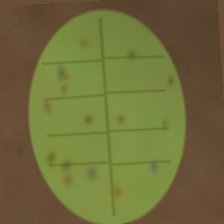
#> input picture ConvGeM-NeXt/data/BalancedPV/Apple___Apple_scab/024.jpg, 224 x 224 px; its folder holds only this picture in this run
$ python create_balanced_dataset.py
#> lines starting #> are read from the running program, lines starting #| are printed output that depends on the picture
### ConvGeM-NeXt/create_realistic_dataset.py
"""
create_realistic_dataset.py — Harder synthetic PlantVillage-style set.

Every class uses the same ellipse leaf, vein layout, and soil background.
Class identity is a subtle lesion cue whose parameters overlap related
diseases (early blight vs late blight vs target spot, bacterial spots,
mildews, rusts, yellowing viruses). Per-image lighting, blur, shadow,
clutter, and pose vary widely. Images are synthetic — not PlantVillage
photos — and carry no painted class name and no label noise.

    data/RealisticPV/<38 official PlantVillage class folders>/*.jpg

Usage:
    python create_realistic_dataset.py
    python create_realistic_dataset.py --images_per_class 40 --force
"""

from __future__ import annotations

import argparse
import math
import shutil
from pathlib import Path
from typing import Dict, Optional, Tuple

import numpy as np
from PIL import Image, ImageFilter

from create_sample_test_dataset import PLANTVILLAGE_CLASSES


CANONICAL_NAME = "RealisticPV"
DEFAULT_IMAGES_PER_CLASS = 40
DEFAULT_IMG_SIZE = 224

# Weak crop tint only. Offsets are a few degrees inside a shared green
# band and are smaller than per-image hue noise, so colour is not a
# reliable class id (unlike SampleTest, which spreads hues around the wheel).
_CROP_HUE_BIAS: Dict[str, float] = {
    "apple": 0.0,
    "blueberry": 5.0,
    "cherry": -3.0,
    "corn": -7.0,
    "grape": 6.0,
    "orange": -5.0,
    "peach": 2.0,
    "pepper": 4.0,
    "potato": -4.0,
    "raspberry": 3.0,
    "soybean": -6.0,
    "squash": -1.0,
    "strawberry": 7.0,
    "tomato": 1.0,
}
_CROP_VAL_BIAS: Dict[str, float] = {
    "apple": 0.00,
    "blueberry": -0.04,
    "cherry": 0.02,
    "corn": 0.03,
    "grape": -0.02,
    "orange": 0.02,
    "peach": 0.01,
    "pepper": 0.03,
    "potato": -0.03,
    "raspberry": 0.00,
    "soybean": 0.02,
    "squash": 0.04,
    "strawberry": -0.01,
    "tomato": 0.00,
}

# Lesion recipes. Ranges are intentionally wide and shared inside a family
# so a single image often looks legal for a neighbouring class.
# Keys: n, r (px), color (RGB 0-1), alpha, elongate, ring (halo probability),
# edge (margin bias 0-1), hue_shift (degrees added to leaf hue; negative
# moves green toward yellow), kind, light_center.
_Symptom = Dict[str, object]


def _sym(
    n: Tuple[int, int],
    r: Tuple[float, float],
    color: Tuple[float, float, float],
    alpha: float,
    elongate: float = 1.15,
    ring: float = 0.0,
    edge: float = 0.0,
    hue_shift: Tuple[float, float] = (0.0, 0.0),
    kind: str = "spots",
    light_center: bool = False,
) -> _Symptom:
    return {
        "n": n,
        "r": r,
        "color": color,
        "alpha": alpha,
        "elongate": elongate,
        "ring": ring,
        "edge": edge,
        "hue_shift": hue_shift,
        "kind": kind,
        "light_center": light_center,
    }


SYMPTOMS: Dict[str, _Symptom] = {
    # Olive-brown scab vs larger black rot vs orange rust — rust overlaps corn rust.
    "Apple___Apple_scab": _sym(
        (6, 14), (2.0, 4.4), (0.40, 0.36, 0.18), 0.46, elongate=1.3, ring=0.2, edge=0.2,
    ),
    "Apple___Black_rot": _sym(
        (2, 7), (4.0, 9.0), (0.18, 0.12, 0.09), 0.58, elongate=1.2, ring=0.25,
    ),
    "Apple___Cedar_apple_rust": _sym(
        (5, 13), (2.0, 4.6), (0.72, 0.42, 0.14), 0.52, elongate=1.05, ring=0.35, kind="rust",
    ),
    "Cherry_(including_sour)___Powdery_mildew": _sym(
        (12, 26), (2.0, 4.6), (0.82, 0.82, 0.78), 0.32, elongate=1.1, kind="mildew",
    ),
    # Gray elongated spots vs orange pustules vs long tan streaks.
    "Corn_(maize)___Cercospora_leaf_spot Gray_leaf_spot": _sym(
        (4, 9), (2.4, 4.5), (0.46, 0.42, 0.32), 0.48, elongate=2.8, ring=0.1,
    ),
    "Corn_(maize)___Common_rust_": _sym(
        (12, 26), (1.4, 3.2), (0.70, 0.40, 0.13), 0.50, elongate=1.1, ring=0.2, kind="rust",
    ),
    "Corn_(maize)___Northern_Leaf_Blight": _sym(
        (2, 5), (3.0, 5.5), (0.55, 0.40, 0.20), 0.50, elongate=4.4, kind="streak",
    ),
    "Grape___Black_rot": _sym(
        (4, 11), (2.2, 5.5), (0.20, 0.13, 0.10), 0.55, elongate=1.05, ring=0.65,
    ),
    "Grape___Esca_(Black_Measles)": _sym(
        (3, 7), (6.0, 12.0), (0.70, 0.64, 0.28), 0.36, elongate=2.2,
        hue_shift=(-14.0, -5.0), kind="mosaic",
    ),
    "Grape___Leaf_blight_(Isariopsis_Leaf_Spot)": _sym(
        (6, 13), (3.0, 6.5), (0.46, 0.28, 0.14), 0.48, elongate=1.25, ring=0.25,
    ),
    "Orange___Haunglongbing_(Citrus_greening)": _sym(
        (3, 6), (8.0, 16.0), (0.74, 0.68, 0.26), 0.40, elongate=1.4,
        hue_shift=(-18.0, -8.0), kind="mosaic",
    ),
    # Bacterial spots: nearly the same tiny dark lesions, slight count/colour shifts.
    "Peach___Bacterial_spot": _sym(
        (10, 22), (1.2, 2.6), (0.32, 0.14, 0.10), 0.55, elongate=1.05,
    ),
    "Pepper,_bell___Bacterial_spot": _sym(
        (9, 21), (1.3, 2.8), (0.38, 0.16, 0.11), 0.52, elongate=1.08,
    ),
    # Early / late / target: shared brown spots, small mean shifts in size and halo rate.
    "Potato___Early_blight": _sym(
        (4, 10), (3.4, 7.2), (0.48, 0.31, 0.15), 0.50, elongate=1.15, ring=0.40,
    ),
    "Potato___Late_blight": _sym(
        (3, 8), (5.2, 10.5), (0.32, 0.18, 0.10), 0.52, elongate=1.25, ring=0.12,
    ),
    "Squash___Powdery_mildew": _sym(
        (14, 30), (2.2, 5.0), (0.84, 0.84, 0.80), 0.36, elongate=1.15, kind="mildew",
    ),
    "Strawberry___Leaf_scorch": _sym(
        (7, 15), (2.6, 5.5), (0.44, 0.24, 0.12), 0.50, elongate=1.3, ring=0.15, edge=0.85,
    ),
    "Tomato___Bacterial_spot": _sym(
        (12, 24), (1.1, 2.5), (0.30, 0.12, 0.09), 0.56, elongate=1.02,
    ),
    "Tomato___Early_blight": _sym(
        (5, 11), (3.6, 7.6), (0.50, 0.32, 0.16), 0.50, elongate=1.12, ring=0.50,
    ),
    "Tomato___Late_blight": _sym(
        (3, 9), (5.0, 10.2), (0.34, 0.20, 0.11), 0.52, elongate=1.3, ring=0.18,
    ),
    "Tomato___Leaf_Mold": _sym(
        (4, 9), (5.5, 11.0), (0.68, 0.62, 0.30), 0.38, elongate=1.35,
        hue_shift=(-10.0, -3.0), kind="mildew",
    ),
    "Tomato___Septoria_leaf_spot": _sym(
        (10, 20), (1.8, 3.6), (0.40, 0.24, 0.12), 0.52, elongate=1.05, ring=0.75,
        light_center=True,
    ),
    "Tomato___Spider_mites Two-spotted_spider_mite": _sym(
        (28, 55), (0.7, 1.5), (0.76, 0.72, 0.46), 0.38, elongate=1.0, kind="stipple",
    ),
    "Tomato___Target_Spot": _sym(
        (6, 13), (2.6, 6.2), (0.50, 0.33, 0.16), 0.50, elongate=1.05, ring=0.82,
    ),
    "Tomato___Tomato_Yellow_Leaf_Curl_Virus": _sym(
        (3, 7), (6.0, 12.0), (0.74, 0.70, 0.30), 0.32, elongate=1.5,
        hue_shift=(-16.0, -6.0), kind="mosaic",
    ),
    "Tomato___Tomato_mosaic_virus": _sym(
        (5, 11), (5.0, 11.0), (0.62, 0.66, 0.28), 0.34, elongate=1.3,
        hue_shift=(-6.0, 2.0), kind="mosaic",
    ),
}

_HEALTHY_DUST: _Symptom = _sym(
    (0, 3), (1.0, 2.2), (0.36, 0.28, 0.16), 0.22, elongate=1.1, kind="spots",
)

_GRID_CACHE: Dict[int, Tuple[np.ndarray, np.ndarray]] = {}


def _assert_catalog() -> None:
    missing = [
        name for name in PLANTVILLAGE_CLASSES
        if "healthy" not in name.lower() and name not in SYMPTOMS
    ]
    extra = [name for name in SYMPTOMS if name not in PLANTVILLAGE_CLASSES]
    if missing or extra or len(PLANTVILLAGE_CLASSES) != 38:
        raise RuntimeError(f"Symptom catalog mismatch. missing={missing} extra={extra}")


_assert_catalog()


def _crop_key(class_name: str) -> str:
    head = class_name.split("___", 1)[0]
    head = head.split("(")[0].split(",")[0]
    return head.strip().lower()


# [248 lines left out: functions _hsv_to_rgb, _xy, _blend_gaussian, _sample_leaf_color, _paint_symptom, make_leaf_image, not called in this run]


def _count_jpegs(root: Path) -> int:
    return sum(1 for _ in root.rglob("*.jpg"))


# [72 lines left out: functions create_realistic_dataset, parse_args, main, not called in this run]


# [2 lines that do not run on import are left out]

### ConvGeM-NeXt/create_balanced_dataset.py
"""
create_balanced_dataset.py — Medium-difficulty synthetic PlantVillage-style set.

Between SampleTest (very separable hues) and RealisticPV (heavy overlap).
Leaf-on-soil look suitable for a viva demo; each class has learnable crop hue
bands plus distinct (but not cartoon) symptom patterns. Intra-class variation
(rotation, brightness, mild blur) is moderate — less than RealisticPV.

    data/BalancedPV/<38 official PlantVillage class folders>/*.jpg

Recommended training (RTX 4050, four-variant ablation ~1–2 h):
    python ablation_study.py --dataset balanced --epochs 12 --batch_size 32

Usage:
    python create_balanced_dataset.py
    python create_balanced_dataset.py --images_per_class 32 --force
    python create_balanced_dataset.py --skip_knn
"""

from __future__ import annotations

import argparse
import math
import shutil
from pathlib import Path
from typing import Dict, List, Optional, Tuple

import numpy as np
from PIL import Image, ImageFilter

from create_realistic_dataset import (
    _Symptom,
    _blend_gaussian,
    _crop_key,
    _hsv_to_rgb,
    _paint_symptom,
    _sym,
    _xy,
)
from create_sample_test_dataset import PLANTVILLAGE_CLASSES


CANONICAL_NAME = "BalancedPV"
DEFAULT_IMAGES_PER_CLASS = 32
DEFAULT_IMG_SIZE = 224

# Crop tint bands (learnable, ~45° spread — not the full SampleTest hue wheel).
_CROP_HUE: Dict[str, float] = {
    "apple": 86.0,
    "blueberry": 112.0,
    "cherry": 94.0,
    "corn": 122.0,
    "grape": 80.0,
    "orange": 108.0,
    "peach": 92.0,
    "pepper": 84.0,
    "potato": 118.0,
    "raspberry": 90.0,
    "soybean": 120.0,
    "squash": 104.0,
    "strawberry": 82.0,
    "tomato": 78.0,
}
_CROP_SAT_BIAS: Dict[str, float] = {
    "apple": 0.02,
    "blueberry": -0.04,
    "cherry": 0.0,
    "corn": 0.05,
    "grape": -0.02,
    "orange": 0.03,
    "peach": 0.01,
    "pepper": 0.04,
    "potato": -0.03,
    "raspberry": 0.0,
    "soybean": 0.03,
    "squash": 0.02,
    "strawberry": -0.01,
    "tomato": 0.02,
}

# Per-class lesion recipes — narrower ranges than RealisticPV; related diseases differ visibly.
BALANCED_SYMPTOMS: Dict[str, _Symptom] = {
    "Apple___Apple_scab": _sym(
        (10, 16), (2.2, 3.8), (0.42, 0.34, 0.16), 0.50, elongate=1.25, ring=0.25, edge=0.15,
    ),
    "Apple___Black_rot": _sym(
        (3, 6), (5.0, 8.5), (0.16, 0.10, 0.08), 0.60, elongate=1.15, ring=0.30,
    ),
    "Apple___Cedar_apple_rust": _sym(
        (8, 14), (2.4, 4.2), (0.74, 0.44, 0.12), 0.54, elongate=1.0, ring=0.40, kind="rust",
    ),
    "Cherry_(including_sour)___Powdery_mildew": _sym(
        (16, 24), (2.4, 4.0), (0.84, 0.84, 0.80), 0.34, elongate=1.05, kind="mildew",
    ),
    "Corn_(maize)___Cercospora_leaf_spot Gray_leaf_spot": _sym(
        (6, 10), (2.6, 4.0), (0.48, 0.44, 0.34), 0.50, elongate=2.6, ring=0.12,
    ),
    "Corn_(maize)___Common_rust_": _sym(
        (16, 24), (1.6, 2.8), (0.72, 0.42, 0.12), 0.52, elongate=1.05, ring=0.22, kind="rust",
    ),
    "Corn_(maize)___Northern_Leaf_Blight": _sym(
        (3, 5), (3.5, 5.0), (0.58, 0.42, 0.18), 0.52, elongate=4.0, kind="streak",
    ),
    "Grape___Black_rot": _sym(
        (5, 9), (2.8, 5.0), (0.18, 0.12, 0.10), 0.56, elongate=1.0, ring=0.55,
    ),
    "Grape___Esca_(Black_Measles)": _sym(
        (4, 7), (7.0, 11.0), (0.68, 0.62, 0.26), 0.38, elongate=2.0,
        hue_shift=(-12.0, -6.0), kind="mosaic",
    ),
    "Grape___Leaf_blight_(Isariopsis_Leaf_Spot)": _sym(
        (8, 12), (3.2, 5.5), (0.48, 0.28, 0.14), 0.50, elongate=1.2, ring=0.28,
    ),
    "Orange___Haunglongbing_(Citrus_greening)": _sym(
        (4, 7), (9.0, 14.0), (0.76, 0.70, 0.28), 0.42, elongate=1.35,
        hue_shift=(-14.0, -8.0), kind="mosaic",
    ),
    "Peach___Bacterial_spot": _sym(
        (14, 22), (1.4, 2.4), (0.34, 0.14, 0.10), 0.56, elongate=1.02,
    ),
    "Pepper,_bell___Bacterial_spot": _sym(
        (12, 18), (1.6, 2.6), (0.40, 0.18, 0.12), 0.54, elongate=1.06,
    ),
    "Potato___Early_blight": _sym(
        (8, 14), (3.0, 5.5), (0.50, 0.32, 0.16), 0.52, elongate=1.12, ring=0.48,
    ),
    "Potato___Late_blight": _sym(
        (4, 8), (6.0, 9.5), (0.30, 0.16, 0.09), 0.54, elongate=1.22, ring=0.15,
    ),
    "Squash___Powdery_mildew": _sym(
        (18, 26), (2.4, 4.5), (0.86, 0.86, 0.82), 0.38, elongate=1.1, kind="mildew",
    ),
    "Strawberry___Leaf_scorch": _sym(
        (9, 14), (2.8, 4.8), (0.46, 0.24, 0.12), 0.52, elongate=1.25, ring=0.18, edge=0.75,
    ),
    "Tomato___Bacterial_spot": _sym(
        (16, 24), (1.2, 2.2), (0.32, 0.12, 0.09), 0.58, elongate=1.0,
    ),
    "Tomato___Early_blight": _sym(
        (7, 12), (3.4, 6.0), (0.52, 0.34, 0.17), 0.52, elongate=1.08, ring=0.52,
    ),
    "Tomato___Late_blight": _sym(
        (4, 8), (5.5, 9.0), (0.32, 0.18, 0.10), 0.54, elongate=1.25, ring=0.20,
    ),
    "Tomato___Leaf_Mold": _sym(
        (5, 9), (5.0, 9.0), (0.66, 0.60, 0.28), 0.40, elongate=1.3,
        hue_shift=(-9.0, -4.0), kind="mildew",
    ),
    "Tomato___Septoria_leaf_spot": _sym(
        (12, 18), (1.8, 3.2), (0.42, 0.24, 0.12), 0.54, elongate=1.02, ring=0.70,
        light_center=True,
    ),
    "Tomato___Spider_mites Two-spotted_spider_mite": _sym(
        (32, 48), (0.8, 1.4), (0.78, 0.74, 0.48), 0.40, elongate=1.0, kind="stipple",
    ),
    "Tomato___Target_Spot": _sym(
        (8, 12), (2.8, 5.0), (0.52, 0.34, 0.17), 0.52, elongate=1.02, ring=0.78,
    ),
    "Tomato___Tomato_Yellow_Leaf_Curl_Virus": _sym(
        (4, 7), (7.0, 11.0), (0.76, 0.72, 0.28), 0.34, elongate=1.45,
        hue_shift=(-14.0, -7.0), kind="mosaic",
    ),
    "Tomato___Tomato_mosaic_virus": _sym(
        (6, 10), (5.5, 9.5), (0.64, 0.68, 0.26), 0.36, elongate=1.25,
        hue_shift=(-5.0, 0.0), kind="mosaic",
    ),
}

_HEALTHY_DUST: _Symptom = _sym(
    (0, 2), (1.0, 1.8), (0.38, 0.30, 0.18), 0.18, elongate=1.05, kind="spots",
)


def _assert_catalog() -> None:
    missing = [
        name for name in PLANTVILLAGE_CLASSES
        if "healthy" not in name.lower() and name not in BALANCED_SYMPTOMS
    ]
    extra = [name for name in BALANCED_SYMPTOMS if name not in PLANTVILLAGE_CLASSES]
    if missing or extra or len(PLANTVILLAGE_CLASSES) != 38:
        raise RuntimeError(f"Balanced symptom catalog mismatch. missing={missing} extra={extra}")


_assert_catalog()


def _family_hue_shift(class_name: str) -> float:
    """Disease-family tint on top of crop band (related classes may overlap slightly)."""
    low = class_name.lower()
    if "healthy" in low:
        return 5.0
    if "rust" in low:
        return 12.0
    if "mildew" in low or "mold" in low:
        return -8.0
    if "mosaic" in low or "virus" in low or "curl" in low:
        return 15.0
    if "blight" in low or "esca" in low:
        return 7.0
    if "bacterial" in low or "septoria" in low:
        return -5.0
    if "scab" in low or "scorch" in low:
        return 3.0
    if "spider" in low or "stipple" in low:
        return 10.0
    if "spot" in low or "rot" in low:
        return -2.0
    return 0.0


def _build_class_hues() -> Dict[str, float]:
    """Crop band + disease family + class index spread (~110° total, not a full wheel)."""
    n = len(PLANTVILLAGE_CLASSES)
    out: Dict[str, float] = {}
    counts: Dict[str, int] = {}
    for class_idx, class_name in enumerate(PLANTVILLAGE_CLASSES):
        crop = _crop_key(class_name)
        slot = counts.get(crop, 0)
        counts[crop] = slot + 1
        n_crop = sum(1 for c in PLANTVILLAGE_CLASSES if _crop_key(c) == crop)
        slot_offset = (slot - (n_crop - 1) / 2.0) * 3.5
        index_spread = 78.0 + (class_idx * 142.0 / max(n - 1, 1))
        crop_pull = 0.28 * (_CROP_HUE.get(crop, 100.0) - 100.0)
        out[class_name] = (
            index_spread
            + crop_pull
            + _family_hue_shift(class_name)
            + slot_offset
        )
    return out


_CLASS_TARGET_HUE: Dict[str, float] = _build_class_hues()


# [142 lines left out: functions _boost_symptom, _sample_leaf_color, make_balanced_leaf_image, not called in this run]


def _count_jpegs(root: Path) -> int:
    return sum(1 for _ in root.rglob("*.jpg"))


def create_balanced_dataset(
    data_dir: str = "data",
    images_per_class: int = DEFAULT_IMAGES_PER_CLASS,
    img_size: int = DEFAULT_IMG_SIZE,
    force: bool = False,
    dataset_name: str = CANONICAL_NAME,
) -> str:
    """Write ``data/BalancedPV``. Returns the dataset root path."""
    if images_per_class < 1:
        raise ValueError("images_per_class must be >= 1")
    if dataset_name != CANONICAL_NAME:
        raise ValueError(f"This generator only writes {CANONICAL_NAME}.")

    root = Path(data_dir) / dataset_name
    if root.exists() and not force:
        existing = _count_jpegs(root)
        if existing > 0:
            print(f"[balanced] Already exists: {root} ({existing} images)")
            print("[balanced] Use --force to regenerate.")
            return str(root)

    if force and root.exists():
        shutil.rmtree(root)

    print(f"[balanced] Creating {dataset_name} at {root}/")
    print(
        "[balanced] Medium difficulty — crop hue bands + distinct symptoms; "
        f"{len(PLANTVILLAGE_CLASSES)} classes × {images_per_class} images."
    )
    for cls_idx, class_name in enumerate(PLANTVILLAGE_CLASSES):
        class_dir = root / class_name
        class_dir.mkdir(parents=True, exist_ok=True)
        for i in range(images_per_class):
            img = make_balanced_leaf_image(
                class_name=class_name,
                class_idx=cls_idx,
                seed=30_260 + cls_idx * 10_000 + i,
                size=img_size,
            )
            img.save(class_dir / f"{i:03d}.jpg", quality=85, subsampling=2)
        print(f"[balanced]   {cls_idx + 1:02d}/38  {class_name}")

    total = images_per_class * len(PLANTVILLAGE_CLASSES)
    print(f"[balanced] Done — {len(PLANTVILLAGE_CLASSES)} classes × {images_per_class} = {total} → {root}")
    return str(root)


def knn_sanity_check(
    dataset_root: str | Path,
    *,
    downsample: int = 32,
    k: int = 5,
    test_fraction: float = 0.25,
    seed: int = 42,
) -> float:
    """Histogram + downsampled-pixel kNN hold-out accuracy (no CNN)."""
#> called with dataset_root = 'data/BalancedPV', downsample = 32, k = 5, test_fraction = 0.25, seed = 42
    from sklearn.metrics import accuracy_score
    from sklearn.model_selection import train_test_split
    from sklearn.neighbors import KNeighborsClassifier

    root = Path(dataset_root)
    class_names = sorted(p.name for p in root.iterdir() if p.is_dir())
    name_to_idx = {n: i for i, n in enumerate(class_names)}

    features: List[np.ndarray] = []
    labels: List[int] = []
    for class_name in class_names:
        cls_idx = name_to_idx[class_name]
        for img_path in sorted((root / class_name).glob("*.jpg")):
            im = Image.open(img_path).convert("RGB")
#> im is the input picture: PIL image 224x224 RGB; mean R, G, B 111.8, 108.9, 59
            w, h = im.size
#> w = 224; h = 224
            margin = int(min(w, h) * 0.10)
#> margin = 22
            im = im.crop((margin, margin, w - margin, h - margin))
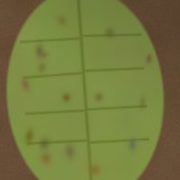
#> im: PIL image 180x180 RGB; mean R, G, B 117, 123.3, 62.2
            small = im.resize((downsample, downsample), Image.BILINEAR)
            arr = np.asarray(small, dtype=np.float32) / 255.0
            hist_r, _ = np.histogram(arr[..., 0], bins=16, range=(0.0, 1.0), density=True)
#> hist_r = [0, 0, 0, 0, 0, 1.06, 3.11, 9.92, 1.91, 0, 0, 0, 0, 0, 0, 0]
            hist_g, _ = np.histogram(arr[..., 1], bins=16, range=(0.0, 1.0), density=True)
#> hist_g = [0, 0, 0, 0, 2.89, 0.797, 0.344, 0.906, 7.8, 3.27, 0, 0, 0, 0, 0, 0]
            hist_b, _ = np.histogram(arr[..., 2], bins=16, range=(0.0, 1.0), density=True)
#> hist_b = [0, 0, 0.641, 6.67, 8.69, 0, 0, 0, 0, 0, 0, 0, 0, 0, 0, 0]
            pix = arr.reshape(-1)  # 32*32*3 = 3072 — subsample every 4th value
#> pix = 3072 values, max 0.576 at index 2164, min 0.176 at index 566, mean 0.395
            pix_ds = pix[::4]
#> pix_ds = 768 values, max 0.576 at index 541, min 0.18 at index 23, mean 0.395
            feat = np.concatenate([hist_r, hist_g, hist_b, pix_ds]).astype(np.float32)
#> feat = 816 values, max 9.92 at index 7, min 0 at index 0, mean 0.431
            features.append(feat)
            labels.append(cls_idx)
#> pass 2 of the loop in knn_sanity_check, `for class_name in class_names:`:
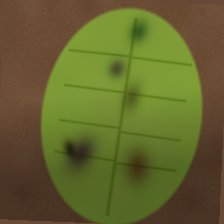
#> input picture ConvGeM-NeXt/data/BalancedPV/Apple___Black_rot/003.jpg, 224 x 224 px
#> in knn_sanity_check, im is the input picture: PIL image 224x224 RGB; mean R, G, B 99.5, 99.8, 45.1
#> in knn_sanity_check, `im = im.crop((margin, margin, w - margin, h - margin))`:
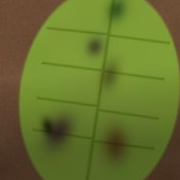
#> im: PIL image 180x180 RGB; mean R, G, B 102.4, 114.2, 44.8
#> in knn_sanity_check, `small = im.resize((downsample, downsample), Image.BILINEAR)`:
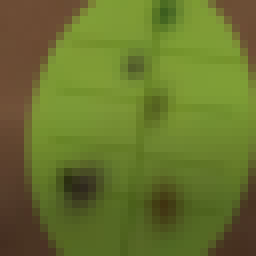
#> small: PIL image 32x32 RGB (shown 8 times larger); mean R, G, B 102.4, 114.3, 44.7
#> hist_r = [0, 0, 0.0469, 0.141, 2, 3.62, 4.36, 5.47, 0.359, 0, 0, 0, 0, 0, 0, 0]
#> hist_g = [0, 0, 0.0781, 1.33, 2.11, 1.12, 2.73, 1.88, 2.23, 4.52, 0, 0, 0, 0, 0, 0]
#> hist_b = [0, 0.812, 7.72, 7.47, 0, 0, 0, 0, 0, 0, 0, 0, 0, 0, 0, 0]
#> pix = 3072 values, max 0.62 at index 226, min 0.0627 at index 2138, mean 0.342
#> pix_ds = 768 values, max 0.62 at index 238, min 0.098 at index 614, mean 0.342
#> feat = 816 values, max 7.72 at index 34, min 0 at index 0, mean 0.381

    x = np.stack(features, axis=0)
    y = np.array(labels, dtype=np.int64)
#> (the run stopped early here; a loop or call above may not have finished)
